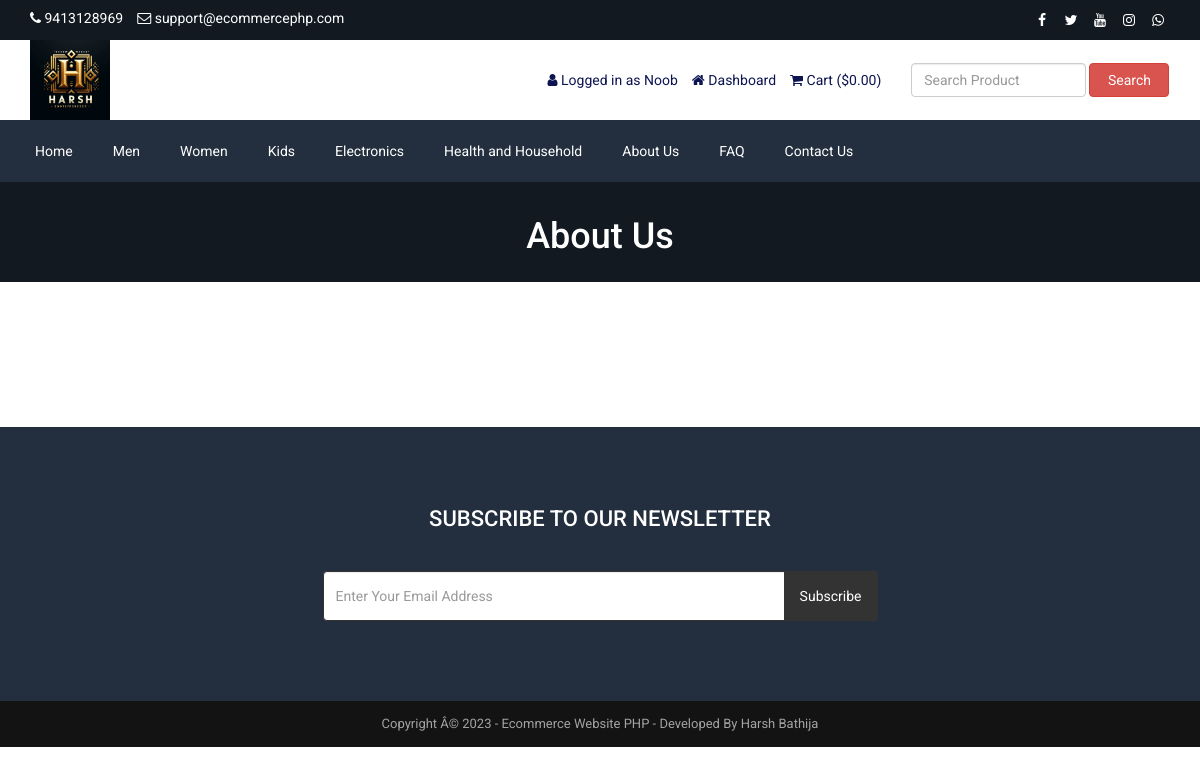
Page /about.php (signed in) on the earlier database version.
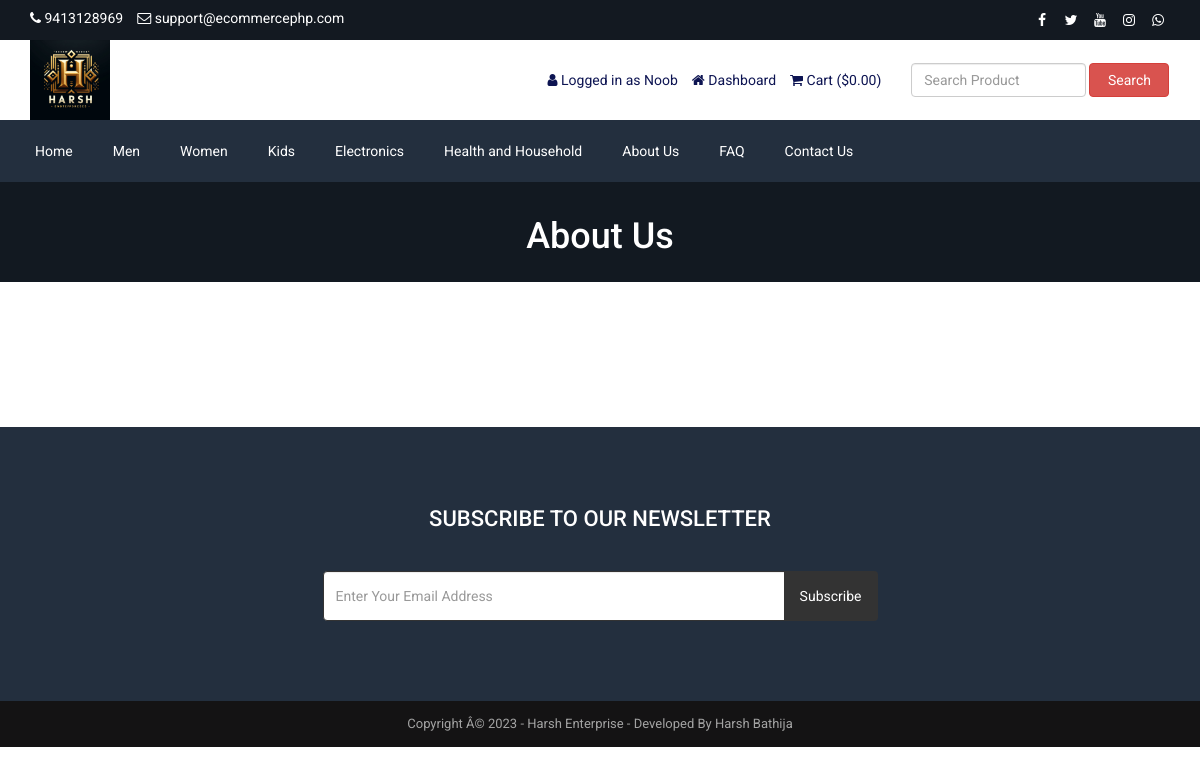
Same page on the later database version.
### tables this page shows
CREATE TABLE `tbl_settings` (
  `id` int(11) NOT NULL,
  `logo` varchar(200) NOT NULL,
  `favicon` varchar(200) NOT NULL,
  `footer_about` text NOT NULL,
  `footer_copyright` text NOT NULL,
  `contact_address` text NOT NULL,
  `contact_email` varchar(200) NOT NULL,
  `contact_phone` varchar(200) NOT NULL,
  `contact_fax` varchar(200) NOT NULL,
  `contact_map_iframe` text NOT NULL,
  `receive_email` varchar(200) NOT NULL,
  `receive_email_subject` varchar(200) NOT NULL,
  `receive_email_thank_you_message` text NOT NULL,
  `forget_password_message` text NOT NULL,
  `total_recent_post_footer` int(10) NOT NULL,
  `total_popular_post_footer` int(10) NOT NULL,
  `total_recent_post_sidebar` int(11) NOT NULL,
  `total_popular_post_sidebar` int(11) NOT NULL,
  `total_featured_product_home` int(11) NOT NULL,
  `total_latest_product_home` int(11) NOT NULL,
  `total_popular_product_home` int(11) NOT NULL,
  `meta_title_home` text NOT NULL,
  `meta_keyword_home` text NOT NULL,
  `meta_description_home` text NOT NULL,
  `banner_login` varchar(200) NOT NULL,
  `banner_registration` varchar(200) NOT NULL,
  `banner_forget_password` varchar(200) NOT NULL,
  `banner_reset_password` varchar(200) NOT NULL,
  `banner_search` varchar(200) NOT NULL,
  `banner_cart` varchar(200) NOT NULL,
  `banner_checkout` varchar(200) NOT NULL,
  `banner_product_category` varchar(200) NOT NULL,
  `banner_blog` varchar(200) NOT NULL,
  `cta_title` varchar(200) NOT NULL,
  `cta_content` text NOT NULL,
  `cta_read_more_text` varchar(200) NOT NULL,
  `cta_read_more_url` varchar(200) NOT NULL,
  `cta_photo` varchar(200) NOT NULL,
  `featured_product_title` varchar(200) NOT NULL,
  `featured_product_subtitle` varchar(200) NOT NULL,
  `latest_product_title` varchar(255) NOT NULL,
  `latest_product_subtitle` varchar(200) NOT NULL,
  `popular_product_title` varchar(200) NOT NULL,
  `popular_product_subtitle` varchar(200) NOT NULL,
  `testimonial_title` varchar(200) NOT NULL,
  `testimonial_subtitle` varchar(200) NOT NULL,
  `testimonial_photo` varchar(200) NOT NULL,
  `blog_title` varchar(200) NOT NULL,
  `blog_subtitle` varchar(200) NOT NULL,
  `newsletter_text` text NOT NULL,
  `paypal_email` varchar(200) NOT NULL,
  `stripe_public_key` varchar(200) NOT NULL,
  `stripe_secret_key` varchar(200) NOT NULL,
  `bank_detail` text NOT NULL,
  `before_head` text NOT NULL,
  `after_body` text NOT NULL,
  `before_body` text NOT NULL,
  `home_service_on_off` int(11) NOT NULL,
  `home_welcome_on_off` int(11) NOT NULL,
  `home_featured_product_on_off` int(11) NOT NULL,
  `home_latest_product_on_off` int(11) NOT NULL,
  `home_popular_product_on_off` int(11) NOT NULL,
  `home_testimonial_on_off` int(11) NOT NULL,
  `home_blog_on_off` int(11) NOT NULL,
  `newsletter_on_off` int(11) NOT NULL,
  `ads_above_welcome_on_off` int(1) NOT NULL,
  `ads_above_featured_product_on_off` int(1) NOT NULL,
  `ads_above_latest_product_on_off` int(1) NOT NULL,
  `ads_above_popular_product_on_off` int(1) NOT NULL,
  `ads_above_testimonial_on_off` int(1) NOT NULL,
  `ads_category_sidebar_on_off` int(1) NOT NULL
);

### about.php (the view, shortened to what the changed rows need)
<?php require_once('header.php'); ?>
<?php
$statement = $pdo->prepare("SELECT * FROM tbl_page WHERE id=1");
$statement->execute();
$result = $statement->fetchAll(PDO::FETCH_ASSOC);
foreach ($result as $row) {
   $about_title = $row['about_title'];
    $about_banner = $row['about_banner'];
}
?>
<div class="page-banner" style="background-image: url(assets/uploads/<?php echo $about_banner; ?>);">
    <div class="inner">
        <h1><?php echo $about_title; ?></h1>
    </div>
</div>
<?php require_once('footer.php'); ?>

### header.php (shortened to what the changed rows need)
<?php
include("admin/inc/config.php");
$statement = $pdo->prepare("SELECT * FROM tbl_settings WHERE id=1");
$statement->execute();
$result = $statement->fetchAll(PDO::FETCH_ASSOC);
foreach ($result as $row)
{
	$logo = $row['logo'];
	$contact_email = $row['contact_email'];
	$contact_phone = $row['contact_phone'];
}
?>
<!DOCTYPE html>
<html lang="en">
<head>
	<link rel="stylesheet" href="assets/css/bootstrap.min.css">
	<link rel="stylesheet" href="assets/css/font-awesome.min.css">
	<link rel="stylesheet" href="assets/css/owl.carousel.min.css">
	<link rel="stylesheet" href="assets/css/owl.theme.default.min.css">
	<link rel="stylesheet" href="assets/css/jquery.bxslider.min.css">
    <link rel="stylesheet" href="assets/css/magnific-popup.css">
    <link rel="stylesheet" href="assets/css/rating.css">
	<link rel="stylesheet" href="assets/css/spacing.css">
	<link rel="stylesheet" href="assets/css/bootstrap-touch-slider.css">
	<link rel="stylesheet" href="assets/css/animate.min.css">
	<link rel="stylesheet" href="assets/css/tree-menu.css">
	<link rel="stylesheet" href="assets/css/select2.min.css">
	<link rel="stylesheet" href="assets/css/main.css">
	<link rel="stylesheet" href="assets/css/responsive.css">
	<?php
	$statement = $pdo->prepare("SELECT * FROM tbl_page WHERE id=1");
	$statement->execute();
	$result = $statement->fetchAll(PDO::FETCH_ASSOC);
		?>
</head>
<body>
<div class="top">
	<div class="container">
		<div class="row">
			<div class="col-md-6 col-sm-6 col-xs-12">
				<div class="left">
					<ul>
						<li><i class="fa fa-phone"></i> <?php echo $contact_phone; ?></li>
						<li><i class="fa fa-envelope-o"></i> <?php echo $contact_email; ?></li>
					</ul>
				</div>
			</div>
		</div>
	</div>
</div>
<div class="header">
	<div class="container">
		<div class="row inner">
			<div class="col-md-4 logo">
				<a href="index.php"><img src="assets/uploads/<?php echo $logo; ?>" alt="logo image"></a>
			</div>
		</div>
	</div>
</div>

### footer.php (shortened to what the changed rows need)
<?php
$statement = $pdo->prepare("SELECT * FROM tbl_settings WHERE id=1");
$statement->execute();
$result = $statement->fetchAll(PDO::FETCH_ASSOC);
foreach ($result as $row)
{
	$footer_copyright = $row['footer_copyright'];
    $newsletter_on_off = $row['newsletter_on_off'];
}
?>
<?php if($newsletter_on_off == 1): ?>
<section class="home-newsletter">
	<div class="container">
		<div class="row">
			<div class="col-md-6 col-md-offset-3">
				<div class="single">
				<form action="" method="post">
					<h2><?php echo LANG_VALUE_93; ?></h2>
				</div>
			</div>
		</div>
	</div>
</section>
<?php endif; ?>
<div class="footer-bottom">
	<div class="container">
		<div class="row">
			<div class="col-md-12 copyright">
				<?php echo $footer_copyright; ?>
			</div>
		</div>
	</div>
</div>
</body>
</html>

Differences in the rows shown:
changed tbl_settings "support@ecommercephp.com": footer_copyright "Copyright Â© 2023 - Ecommerce Website PHP - Developed By Harsh Bathija" → "Copyright Â© 2023 - Harsh Enterprise - Developed By Harsh Bathija"
